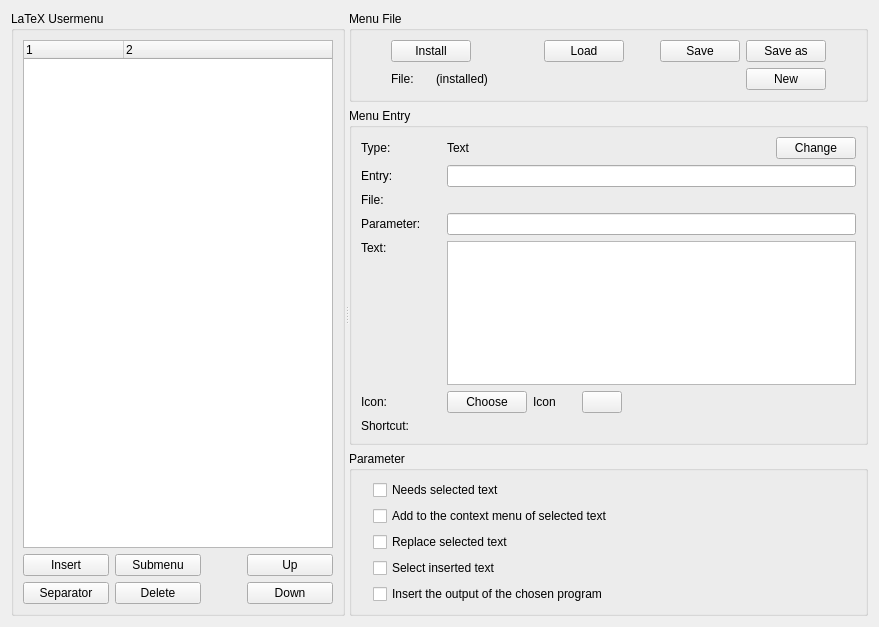
<?xml version="1.0" encoding="UTF-8"?>
<ui version="4.0">
 <class>UserMenuDialog</class>
 <widget class="QWidget" name="UserMenuDialog">
  <property name="geometry">
   <rect>
    <x>0</x>
    <y>0</y>
    <width>879</width>
    <height>627</height>
   </rect>
  </property>
  <property name="sizePolicy">
   <sizepolicy hsizetype="Expanding" vsizetype="Expanding">
    <horstretch>0</horstretch>
    <verstretch>0</verstretch>
   </sizepolicy>
  </property>
  <property name="minimumSize">
   <size>
    <width>0</width>
    <height>0</height>
   </size>
  </property>
  <property name="windowTitle">
   <string>Configure</string>
  </property>
  <layout class="QHBoxLayout" name="horizontalLayout_4">
   <item>
    <widget class="QSplitter" name="splitter">
     <property name="orientation">
      <enum>Qt::Horizontal</enum>
     </property>
     <property name="childrenCollapsible">
      <bool>false</bool>
     </property>
     <widget class="QGroupBox" name="m_gbUserMenu">
      <property name="sizePolicy">
       <sizepolicy hsizetype="Expanding" vsizetype="Preferred">
        <horstretch>0</horstretch>
        <verstretch>0</verstretch>
       </sizepolicy>
      </property>
      <property name="title">
       <string>LaTeX Usermenu</string>
      </property>
      <layout class="QVBoxLayout" name="verticalLayout">
       <item>
        <widget class="KileMenu::UserMenuTree" name="m_twUserMenu">
         <property name="sizePolicy">
          <sizepolicy hsizetype="MinimumExpanding" vsizetype="MinimumExpanding">
           <horstretch>0</horstretch>
           <verstretch>0</verstretch>
          </sizepolicy>
         </property>
         <property name="minimumSize">
          <size>
           <width>0</width>
           <height>0</height>
          </size>
         </property>
         <property name="contextMenuPolicy">
          <enum>Qt::NoContextMenu</enum>
         </property>
         <property name="whatsThis">
          <string>The user-defined menu tree, which can be modified with the six buttons below the tree (and their shortcuts). More actions are available in the context menu of selected items. You can also rearrange items with drag and drop.</string>
         </property>
         <property name="verticalScrollBarPolicy">
          <enum>Qt::ScrollBarAsNeeded</enum>
         </property>
         <property name="showDropIndicator" stdset="0">
          <bool>true</bool>
         </property>
         <property name="uniformRowHeights">
          <bool>true</bool>
         </property>
         <property name="allColumnsShowFocus">
          <bool>true</bool>
         </property>
         <property name="columnCount">
          <number>2</number>
         </property>
         <column>
          <property name="text">
           <string notr="true">1</string>
          </property>
         </column>
         <column>
          <property name="text">
           <string notr="true">2</string>
          </property>
         </column>
        </widget>
       </item>
       <item>
        <layout class="QGridLayout" name="m_glButton">
         <item row="1" column="0">
          <widget class="QPushButton" name="m_pbInsertSeparator">
           <property name="whatsThis">
            <string>Insert a new separator below the selected item.</string>
           </property>
           <property name="text">
            <string>Separator</string>
           </property>
          </widget>
         </item>
         <item row="1" column="1">
          <widget class="QPushButton" name="m_pbDelete">
           <property name="whatsThis">
            <string>Delete the selected item.</string>
           </property>
           <property name="text">
            <string>Delete</string>
           </property>
          </widget>
         </item>
         <item row="1" column="3">
          <widget class="QPushButton" name="m_pbDown">
           <property name="whatsThis">
            <string>Move the selected item down.</string>
           </property>
           <property name="text">
            <string>Down</string>
           </property>
          </widget>
         </item>
         <item row="0" column="0">
          <widget class="QPushButton" name="m_pbInsertBelow">
           <property name="whatsThis">
            <string>Insert a new menu item below the selected item.</string>
           </property>
           <property name="text">
            <string>Insert</string>
           </property>
          </widget>
         </item>
         <item row="0" column="1">
          <widget class="QPushButton" name="m_pbInsertSubmenu">
           <property name="whatsThis">
            <string>Insert a new submenu item below the selected item.</string>
           </property>
           <property name="text">
            <string>Submenu</string>
           </property>
          </widget>
         </item>
         <item row="0" column="2">
          <spacer name="horizontalSpacer_2">
           <property name="orientation">
            <enum>Qt::Horizontal</enum>
           </property>
           <property name="sizeType">
            <enum>QSizePolicy::Fixed</enum>
           </property>
           <property name="sizeHint" stdset="0">
            <size>
             <width>40</width>
             <height>20</height>
            </size>
           </property>
          </spacer>
         </item>
         <item row="0" column="3">
          <widget class="QPushButton" name="m_pbUp">
           <property name="whatsThis">
            <string>Move the selected item up.</string>
           </property>
           <property name="text">
            <string>Up</string>
           </property>
          </widget>
         </item>
        </layout>
       </item>
      </layout>
     </widget>
     <widget class="QWidget" name="m_widgetParameter" native="true">
      <property name="sizePolicy">
       <sizepolicy hsizetype="Fixed" vsizetype="Preferred">
        <horstretch>0</horstretch>
        <verstretch>0</verstretch>
       </sizepolicy>
      </property>
      <layout class="QVBoxLayout" name="verticalLayout_2">
       <property name="topMargin">
        <number>0</number>
       </property>
       <property name="rightMargin">
        <number>0</number>
       </property>
       <property name="bottomMargin">
        <number>0</number>
       </property>
       <item>
        <widget class="QGroupBox" name="groupBox">
         <property name="title">
          <string>Menu File</string>
         </property>
         <layout class="QVBoxLayout" name="verticalLayout_5">
          <item>
           <layout class="QHBoxLayout" name="horizontalLayout">
            <item>
             <spacer name="horizontalSpacer_4">
              <property name="orientation">
               <enum>Qt::Horizontal</enum>
              </property>
              <property name="sizeType">
               <enum>QSizePolicy::Fixed</enum>
              </property>
              <property name="sizeHint" stdset="0">
               <size>
                <width>30</width>
                <height>20</height>
               </size>
              </property>
             </spacer>
            </item>
            <item>
             <widget class="QPushButton" name="m_pbInstall">
              <property name="whatsThis">
               <string>Install an unmodified and saved menu tree as user-defined menu.</string>
              </property>
              <property name="text">
               <string>Install</string>
              </property>
             </widget>
            </item>
            <item>
             <spacer name="horizontalSpacer_3">
              <property name="orientation">
               <enum>Qt::Horizontal</enum>
              </property>
              <property name="sizeType">
               <enum>QSizePolicy::MinimumExpanding</enum>
              </property>
              <property name="sizeHint" stdset="0">
               <size>
                <width>40</width>
                <height>20</height>
               </size>
              </property>
             </spacer>
            </item>
            <item>
             <widget class="QPushButton" name="m_pbLoad">
              <property name="whatsThis">
               <string>Load an xml file, which describes the user-defined menu.</string>
              </property>
              <property name="text">
               <string>Load</string>
              </property>
             </widget>
            </item>
            <item>
             <spacer name="horizontalSpacer_10">
              <property name="orientation">
               <enum>Qt::Horizontal</enum>
              </property>
              <property name="sizeType">
               <enum>QSizePolicy::Fixed</enum>
              </property>
              <property name="sizeHint" stdset="0">
               <size>
                <width>30</width>
                <height>20</height>
               </size>
              </property>
             </spacer>
            </item>
            <item>
             <widget class="QPushButton" name="m_pbSave">
              <property name="whatsThis">
               <string>Save a modified menu tree, which describes the user-defined menu, to an xml file into the local directory of Kile.</string>
              </property>
              <property name="text">
               <string>Save</string>
              </property>
             </widget>
            </item>
            <item>
             <widget class="QPushButton" name="m_pbSaveAs">
              <property name="whatsThis">
               <string>Save a modified menu tree, which describes the user-defined menu, to an xml file into the local directory of Kile and choose a new name for this file.</string>
              </property>
              <property name="text">
               <string>Save as</string>
              </property>
             </widget>
            </item>
            <item>
             <spacer name="horizontalSpacer_7">
              <property name="orientation">
               <enum>Qt::Horizontal</enum>
              </property>
              <property name="sizeType">
               <enum>QSizePolicy::Fixed</enum>
              </property>
              <property name="sizeHint" stdset="0">
               <size>
                <width>30</width>
                <height>20</height>
               </size>
              </property>
             </spacer>
            </item>
           </layout>
          </item>
          <item>
           <layout class="QHBoxLayout" name="horizontalLayout_5">
            <item>
             <spacer name="horizontalSpacer_11">
              <property name="orientation">
               <enum>Qt::Horizontal</enum>
              </property>
              <property name="sizeType">
               <enum>QSizePolicy::Fixed</enum>
              </property>
              <property name="sizeHint" stdset="0">
               <size>
                <width>30</width>
                <height>20</height>
               </size>
              </property>
             </spacer>
            </item>
            <item>
             <widget class="QLabel" name="m_lbXmlFile">
              <property name="text">
               <string>File:</string>
              </property>
             </widget>
            </item>
            <item>
             <spacer name="horizontalSpacer_14">
              <property name="orientation">
               <enum>Qt::Horizontal</enum>
              </property>
              <property name="sizeType">
               <enum>QSizePolicy::Fixed</enum>
              </property>
              <property name="sizeHint" stdset="0">
               <size>
                <width>16</width>
                <height>20</height>
               </size>
              </property>
             </spacer>
            </item>
            <item>
             <widget class="QLabel" name="m_lbXmlInstalled">
              <property name="text">
               <string>(installed)</string>
              </property>
             </widget>
            </item>
            <item>
             <spacer name="horizontalSpacer_13">
              <property name="orientation">
               <enum>Qt::Horizontal</enum>
              </property>
              <property name="sizeType">
               <enum>QSizePolicy::MinimumExpanding</enum>
              </property>
              <property name="sizeHint" stdset="0">
               <size>
                <width>40</width>
                <height>20</height>
               </size>
              </property>
             </spacer>
            </item>
            <item>
             <widget class="QPushButton" name="m_pbNew">
              <property name="whatsThis">
               <string>Delete current menu tree and start a new one.</string>
              </property>
              <property name="text">
               <string>New</string>
              </property>
             </widget>
            </item>
            <item>
             <spacer name="horizontalSpacer_12">
              <property name="orientation">
               <enum>Qt::Horizontal</enum>
              </property>
              <property name="sizeType">
               <enum>QSizePolicy::Fixed</enum>
              </property>
              <property name="sizeHint" stdset="0">
               <size>
                <width>30</width>
                <height>20</height>
               </size>
              </property>
             </spacer>
            </item>
           </layout>
          </item>
         </layout>
        </widget>
       </item>
       <item>
        <widget class="QGroupBox" name="m_gbMenuEntry">
         <property name="sizePolicy">
          <sizepolicy hsizetype="Expanding" vsizetype="Preferred">
           <horstretch>0</horstretch>
           <verstretch>0</verstretch>
          </sizepolicy>
         </property>
         <property name="title">
          <string>Menu Entry</string>
         </property>
         <layout class="QVBoxLayout" name="verticalLayout_3">
          <item>
           <layout class="QGridLayout" name="m_glMenuEntry">
            <item row="5" column="0">
             <widget class="QLabel" name="m_lbText">
              <property name="text">
               <string>Text:</string>
              </property>
              <property name="alignment">
               <set>Qt::AlignLeading|Qt::AlignLeft|Qt::AlignTop</set>
              </property>
             </widget>
            </item>
            <item row="5" column="2">
             <widget class="QPlainTextEdit" name="m_teText">
              <property name="sizePolicy">
               <sizepolicy hsizetype="Expanding" vsizetype="Expanding">
                <horstretch>0</horstretch>
                <verstretch>0</verstretch>
               </sizepolicy>
              </property>
              <property name="font">
               <font>
                <family>Monospace</family>
               </font>
              </property>
             </widget>
            </item>
            <item row="6" column="0">
             <widget class="QLabel" name="m_lbIcon">
              <property name="text">
               <string>Icon:</string>
              </property>
             </widget>
            </item>
            <item row="7" column="0">
             <widget class="QLabel" name="m_lbShortcut">
              <property name="text">
               <string>Shortcut:</string>
              </property>
             </widget>
            </item>
            <item row="3" column="0">
             <widget class="QLabel" name="m_lbFile">
              <property name="text">
               <string>File:</string>
              </property>
             </widget>
            </item>
            <item row="1" column="0">
             <widget class="QLabel" name="m_lbType">
              <property name="text">
               <string>Type:</string>
              </property>
             </widget>
            </item>
            <item row="3" column="2">
             <widget class="KUrlRequester" name="m_urlRequester">
              <property name="whatsThis">
               <string>Filename of the corresponding file.</string>
              </property>
             </widget>
            </item>
            <item row="6" column="2">
             <layout class="QHBoxLayout" name="horizontalLayout_2">
              <item>
               <widget class="QPushButton" name="m_pbIcon">
                <property name="whatsThis">
                 <string>Choose an icon for this action.</string>
                </property>
                <property name="text">
                 <string>Choose</string>
                </property>
               </widget>
              </item>
              <item>
               <widget class="QLabel" name="m_lbIconChosen">
                <property name="text">
                 <string>Icon</string>
                </property>
               </widget>
              </item>
              <item>
               <spacer name="horizontalSpacer_6">
                <property name="orientation">
                 <enum>Qt::Horizontal</enum>
                </property>
                <property name="sizeType">
                 <enum>QSizePolicy::Fixed</enum>
                </property>
                <property name="sizeHint" stdset="0">
                 <size>
                  <width>20</width>
                  <height>20</height>
                 </size>
                </property>
               </spacer>
              </item>
              <item>
               <widget class="QPushButton" name="m_pbIconDelete">
                <property name="whatsThis">
                 <string>Remove the icon for this action.</string>
                </property>
               </widget>
              </item>
              <item>
               <spacer name="horizontalSpacer_8">
                <property name="orientation">
                 <enum>Qt::Horizontal</enum>
                </property>
                <property name="sizeHint" stdset="0">
                 <size>
                  <width>40</width>
                  <height>20</height>
                 </size>
                </property>
               </spacer>
              </item>
             </layout>
            </item>
            <item row="1" column="2">
             <layout class="QHBoxLayout" name="horizontalLayout_3">
              <item>
               <widget class="QLabel" name="m_lbMenuentryType">
                <property name="text">
                 <string>Text</string>
                </property>
               </widget>
              </item>
              <item>
               <spacer name="horizontalSpacer_9">
                <property name="orientation">
                 <enum>Qt::Horizontal</enum>
                </property>
                <property name="sizeHint" stdset="0">
                 <size>
                  <width>40</width>
                  <height>20</height>
                 </size>
                </property>
               </spacer>
              </item>
              <item>
               <widget class="QPushButton" name="m_pbMenuentryType">
                <property name="whatsThis">
                 <string>Change the type of a menu item.</string>
                </property>
                <property name="text">
                 <string>Change</string>
                </property>
               </widget>
              </item>
             </layout>
            </item>
            <item row="2" column="2">
             <widget class="KLineEdit" name="m_leMenuEntry">
              <property name="whatsThis">
               <string>The label of the selected menu item.</string>
              </property>
             </widget>
            </item>
            <item row="2" column="0">
             <widget class="QLabel" name="m_lbMenuEntry">
              <property name="sizePolicy">
               <sizepolicy hsizetype="Preferred" vsizetype="Preferred">
                <horstretch>0</horstretch>
                <verstretch>0</verstretch>
               </sizepolicy>
              </property>
              <property name="text">
               <string>Entry:</string>
              </property>
             </widget>
            </item>
            <item row="1" column="1">
             <spacer name="horizontalSpacer">
              <property name="orientation">
               <enum>Qt::Horizontal</enum>
              </property>
              <property name="sizeType">
               <enum>QSizePolicy::Fixed</enum>
              </property>
              <property name="sizeHint" stdset="0">
               <size>
                <width>20</width>
                <height>20</height>
               </size>
              </property>
             </spacer>
            </item>
            <item row="4" column="0">
             <widget class="QLabel" name="m_lbParameter">
              <property name="text">
               <string>Parameter:</string>
              </property>
             </widget>
            </item>
            <item row="4" column="2">
             <widget class="KLineEdit" name="m_leParameter">
              <property name="whatsThis">
               <string>Commandline parameter for an executable program.</string>
              </property>
             </widget>
            </item>
            <item row="7" column="2">
             <widget class="KKeySequenceWidget" name="m_keyChooser" native="true">
              <property name="whatsThis">
               <string>Choose or clear a shortcut for this action.</string>
              </property>
             </widget>
            </item>
           </layout>
          </item>
         </layout>
        </widget>
       </item>
       <item>
        <widget class="QGroupBox" name="m_gbParameter">
         <property name="sizePolicy">
          <sizepolicy hsizetype="Expanding" vsizetype="Preferred">
           <horstretch>0</horstretch>
           <verstretch>0</verstretch>
          </sizepolicy>
         </property>
         <property name="title">
          <string>Parameter</string>
         </property>
         <layout class="QVBoxLayout" name="verticalLayout_4">
          <item>
           <layout class="QGridLayout" name="m_glParameter">
            <item row="3" column="1">
             <widget class="QCheckBox" name="m_cbSelectInsertion">
              <property name="whatsThis">
               <string>Select, if inserted text should be selected.</string>
              </property>
              <property name="text">
               <string>Select inserted text</string>
              </property>
             </widget>
            </item>
            <item row="2" column="1">
             <widget class="QCheckBox" name="m_cbReplaceSelection">
              <property name="whatsThis">
               <string>Select, if the action should replace selected text.</string>
              </property>
              <property name="text">
               <string>Replace selected text</string>
              </property>
             </widget>
            </item>
            <item row="0" column="1">
             <widget class="QCheckBox" name="m_cbNeedsSelection">
              <property name="sizePolicy">
               <sizepolicy hsizetype="Expanding" vsizetype="Fixed">
                <horstretch>0</horstretch>
                <verstretch>0</verstretch>
               </sizepolicy>
              </property>
              <property name="whatsThis">
               <string>Select, if the action needs selected text. </string>
              </property>
              <property name="text">
               <string>Needs selected text</string>
              </property>
             </widget>
            </item>
            <item row="0" column="0">
             <spacer name="horizontalSpacer_5">
              <property name="orientation">
               <enum>Qt::Horizontal</enum>
              </property>
              <property name="sizeType">
               <enum>QSizePolicy::Fixed</enum>
              </property>
              <property name="sizeHint" stdset="0">
               <size>
                <width>12</width>
                <height>20</height>
               </size>
              </property>
             </spacer>
            </item>
            <item row="4" column="1">
             <widget class="QCheckBox" name="m_cbInsertOutput">
              <property name="whatsThis">
               <string>Select, if the output of an executable program should be inserted.</string>
              </property>
              <property name="text">
               <string>Insert the output of the chosen program</string>
              </property>
             </widget>
            </item>
            <item row="1" column="1">
             <widget class="QCheckBox" name="m_cbContextMenu">
              <property name="whatsThis">
               <string>Select, if the action should be added to the context menu of a selection.</string>
              </property>
              <property name="text">
               <string>Add to the context menu of selected text</string>
              </property>
             </widget>
            </item>
           </layout>
          </item>
         </layout>
        </widget>
       </item>
      </layout>
     </widget>
    </widget>
   </item>
  </layout>
 </widget>
 <customwidgets>
  <customwidget>
   <class>KKeySequenceWidget</class>
   <extends>QWidget</extends>
   <header>kkeysequencewidget.h</header>
  </customwidget>
  <customwidget>
   <class>KLineEdit</class>
   <extends>QLineEdit</extends>
   <header>klineedit.h</header>
  </customwidget>
  <customwidget>
   <class>KUrlRequester</class>
   <extends>QFrame</extends>
   <header>kurlrequester.h</header>
   <container>1</container>
  </customwidget>
  <customwidget>
   <class>KileMenu::UserMenuTree</class>
   <extends>QTreeWidget</extends>
   <header>dialogs/usermenu/usermenutree.h</header>
  </customwidget>
 </customwidgets>
 <tabstops>
  <tabstop>m_twUserMenu</tabstop>
  <tabstop>m_pbInsertBelow</tabstop>
  <tabstop>m_pbInsertSubmenu</tabstop>
  <tabstop>m_pbUp</tabstop>
  <tabstop>m_pbInsertSeparator</tabstop>
  <tabstop>m_pbDelete</tabstop>
  <tabstop>m_pbDown</tabstop>
 </tabstops>
 <resources/>
 <connections/>
</ui>
